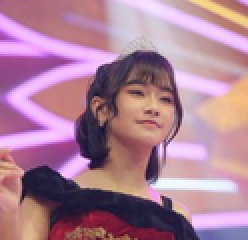
//> input picture img/freya.png, 124 x 120 px (shown 2 times larger)
$ ./main ../img/freya.png   (built with g++ and OpenCV 4)
//> lines starting //> are read from the running program, lines starting //| are printed output that depends on the picture
#include <iostream>
#include <opencv2/core.hpp>
#include <opencv2/imgcodecs.hpp>
#include <opencv2/imgproc.hpp>
#include <opencv2/highgui.hpp>

using namespace std;
using namespace cv;

namespace
{
//! [convolution-sequential]
void conv_seq(Mat src, Mat &dst, Mat kernel)
{
    //![convolution-make-borders]
    int rows = src.rows, cols = src.cols;
    dst = Mat(rows, cols, src.type());

    // Taking care of edge values
    // Make border = kernel.rows / 2;

    int sz = kernel.rows / 2;
    copyMakeBorder(src, src, sz, sz, sz, sz, BORDER_REPLICATE);
    //![convolution-make-borders]

    //! [convolution-kernel-loop]
    for (int i = 0; i < rows; i++)
    {
        uchar *dptr = dst.ptr(i);
        for (int j = 0; j < cols; j++)
        {
            double value = 0;

            for (int k = -sz; k <= sz; k++)
            {
                // slightly faster results when we create a ptr due to more efficient memory access.
                uchar *sptr = src.ptr(i + sz + k);
                for (int l = -sz; l <= sz; l++)
                {
                    value += kernel.ptr<double>(k + sz)[l + sz] * sptr[j + sz + l];
                }
            }
            dptr[j] = saturate_cast<uchar>(value);
        }
    }
    //! [convolution-kernel-loop]
}
//! [convolution-sequential]

#ifdef CV_CXX11
void conv_parallel(Mat src, Mat &dst, Mat kernel)
{
    int rows = src.rows, cols = src.cols;

    dst = Mat(rows, cols, CV_8UC1, Scalar(0));

    // Taking care of edge values
    // Make border = kernel.rows / 2;

    int sz = kernel.rows / 2;
    copyMakeBorder(src, src, sz, sz, sz, sz, BORDER_REPLICATE);

    //! [convolution-parallel-cxx11]
    parallel_for_(Range(0, rows * cols), [&](const Range &range)
                    {
                        for (int r = range.start; r < range.end; r++)
                        {
                            int i = r / cols, j = r % cols;

                            double value = 0;
                            for (int k = -sz; k <= sz; k++)
                            {
                                uchar *sptr = src.ptr(i + sz + k);
                                for (int l = -sz; l <= sz; l++)
                                {
                                    value += kernel.ptr<double>(k + sz)[l + sz] * sptr[j + sz + l];
                                }
                            }
                            dst.ptr(i)[j] = saturate_cast<uchar>(value);
                        }
                    });
    //! [convolution-parallel-cxx11]
}

void conv_parallel_row_split(Mat src, Mat &dst, Mat kernel)
{
    int rows = src.rows, cols = src.cols;

    dst = Mat(rows, cols, CV_8UC1, Scalar(0));

    // Taking care of edge values
    // Make border = kernel.rows / 2;

    int sz = kernel.rows / 2;
    copyMakeBorder(src, src, sz, sz, sz, sz, BORDER_REPLICATE);

    //! [convolution-parallel-cxx11-row-split]
    parallel_for_(Range(0, rows), [&](const Range &range)
                    {
                        for (int i = range.start; i < range.end; i++)
                        {

                            uchar *dptr = dst.ptr(i);
                            for (int j = 0; j < cols; j++)
                            {
                                double value = 0;
                                for (int k = -sz; k <= sz; k++)
                                {
                                    uchar *sptr = src.ptr(i + sz + k);
                                    for (int l = -sz; l <= sz; l++)
                                    {
                                        value += kernel.ptr<double>(k + sz)[l + sz] * sptr[j + sz + l];
                                    }
                                }
                                dptr[j] = saturate_cast<uchar>(value);
                            }
                        }
                    });
    //! [convolution-parallel-cxx11-row-split]
}
#else

//! [convolution-parallel]
class parallelConvolution : public ParallelLoopBody
{
private:
    Mat m_src, &m_dst;
    Mat m_kernel;
    int sz;

public:
    // [5 lines left out: function parallelConvolution, not called in this run]

    //! [overload-full]
    virtual void operator()(const Range &range) const CV_OVERRIDE
    {
        for (int r = range.start; r < range.end; r++)
        {
            int i = r / m_src.cols, j = r % m_src.cols;

            double value = 0;
            for (int k = -sz; k <= sz; k++)
            {
                uchar *sptr = m_src.ptr(i + sz + k);
                for (int l = -sz; l <= sz; l++)
                {
                    value += m_kernel.ptr<double>(k + sz)[l + sz] * sptr[j + sz + l];
                }
            }
            m_dst.ptr(i)[j] = saturate_cast<uchar>(value);
        }
    }
    //! [overload-full]
};
//! [convolution-parallel]

// [17 lines left out: function conv_parallel, not called in this run]

//! [conv-parallel-row-split]
class parallelConvolutionRowSplit : public ParallelLoopBody
{
private:
    Mat m_src, &m_dst;
    Mat m_kernel;
    int sz;

public:
    // [5 lines left out: function parallelConvolutionRowSplit, not called in this run]

    //! [overload-row-split]
    virtual void operator()(const Range &range) const CV_OVERRIDE
    {
        for (int i = range.start; i < range.end; i++)
        {

            uchar *dptr = dst.ptr(i);
            for (int j = 0; j < cols; j++)
            {
                double value = 0;
                for (int k = -sz; k <= sz; k++)
                {
                    uchar *sptr = src.ptr(i + sz + k);
                    for (int l = -sz; l <= sz; l++)
                    {
                        value += kernel.ptr<double>(k + sz)[l + sz] * sptr[j + sz + l];
                    }
                }
                dptr[j] = saturate_cast<uchar>(value);
            }
        }
    }
    //! [overload-row-split]
};
//! [conv-parallel-row-split]

// [17 lines left out: function conv_parallel_row_split, not called in this run]

#endif

static void help(char *progName)
{
    cout << endl
            << " This program shows how to use the OpenCV parallel_for_ function and \n"
            << " compares the performance of the sequential and parallel implementations for a \n"
            << " convolution operation\n"
            << " Usage:\n "
            << progName << " [image_path -- default lena.jpg] " << endl
            << endl;
}
}

int main(int argc, char *argv[])
{

    help(argv[0]);
    const char *filepath = argc >= 2 ? argv[1] : "../../../../data/lena.jpg";

    Mat src, dst, kernel;
    src = imread(filepath, IMREAD_GRAYSCALE);
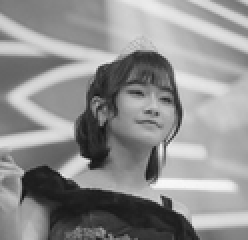
//> src: 120 rows x 124 cols, CV_8UC1 (shown 2 times larger); min 20, max 248, mean 144

    if (src.empty())
    {
        cerr << "Can't open [" << filepath << "]" << endl;
        return EXIT_FAILURE;
    }
    namedWindow("Input", 1);
    namedWindow("Output1", 1);
    namedWindow("Output2", 1);
    namedWindow("Output3", 1);
    imshow("Input", src);

    kernel = (Mat_<double>(3, 3) << 1, 0, -1,
              1, 0, -1,
              1, 0, -1);

    /*
    Uncomment the kernels you want to use or write your own kernels to test out
    performance.
    */

    /*
    kernel = (Mat_<double>(5, 5) <<   1, 1, 1, 1, 1,
                                      1, 1, 1, 1, 1,
                                      1, 1, 1, 1, 1,
                                      1, 1, 1, 1, 1,
                                      1, 1, 1, 1, 1);
    kernel /= 100;
    */

    /*
    kernel = (Mat_<double>(3, 3) <<  1,  1,  1,
                                     0,  0,  0,
                                    -1, -1, -1);
    */

    double t = (double)getTickCount();

    conv_seq(src, dst, kernel);
//> in conv_seq, `copyMakeBorder(src, src, sz, sz, sz, sz, BORDER_REPLICATE);`:
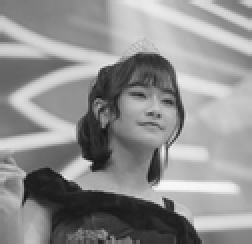
//> src: 122 rows x 126 cols, CV_8UC1 (shown 2 times larger); min 20, max 248, mean 144
//> after the loop in conv_seq, `for (int i = 0; i < rows; i++)`:
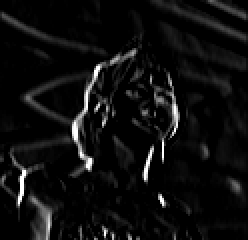
//> dst: 120 rows x 124 cols, CV_8UC1 (shown 2 times larger); min 0, max 255, mean 14.3

    t = ((double)getTickCount() - t) / getTickFrequency();
    cout << " Sequential implementation: " << t << "s" << endl;

    imshow("Output1", dst);
    waitKey(0);

    t = (double)getTickCount();

    conv_parallel(src, dst, kernel);

    t = ((double)getTickCount() - t) / getTickFrequency();
    cout << " Parallel Implementation: " << t << "s" << endl;

    imshow("Output2", dst);
    waitKey(0);

    t = (double)getTickCount();

    conv_parallel_row_split(src, dst, kernel);

    t = ((double)getTickCount() - t) / getTickFrequency();
    cout << " Parallel Implementation(Row Split): " << t << "s" << endl
         << endl;

    imshow("Output3", dst);
    while (cv::waitKey(100) != 32);
//> the Esc key is pressed
//> the Enter key is pressed
    cv::destroyAllWindows();

    // imwrite("src.png", src);
    // imwrite("dst.png", dst);

    return 0;
}
